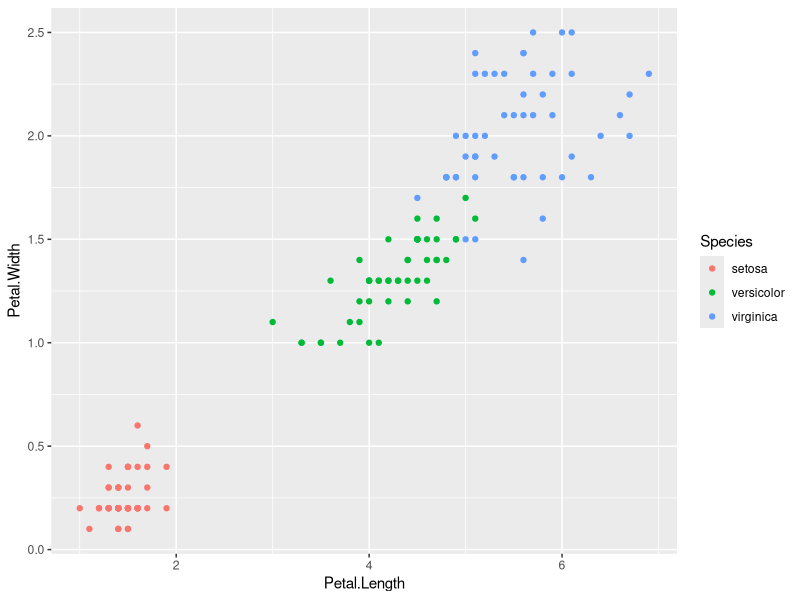
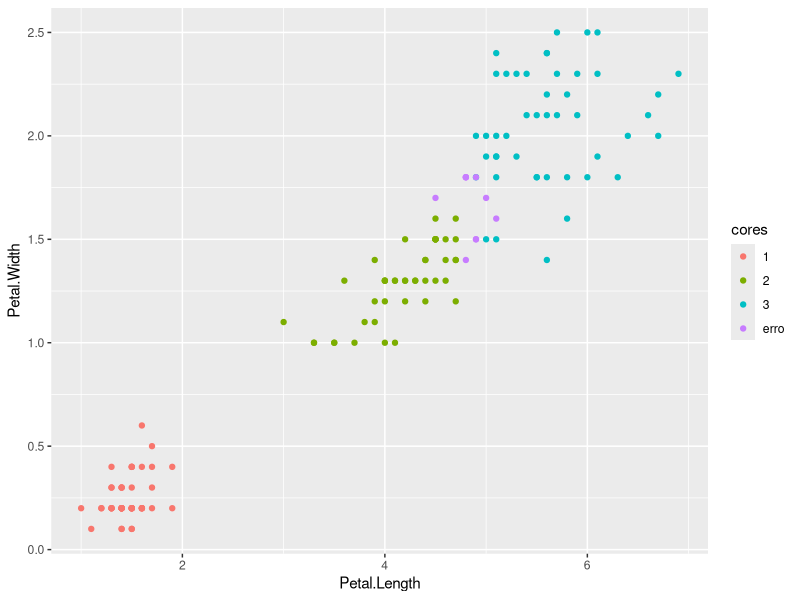
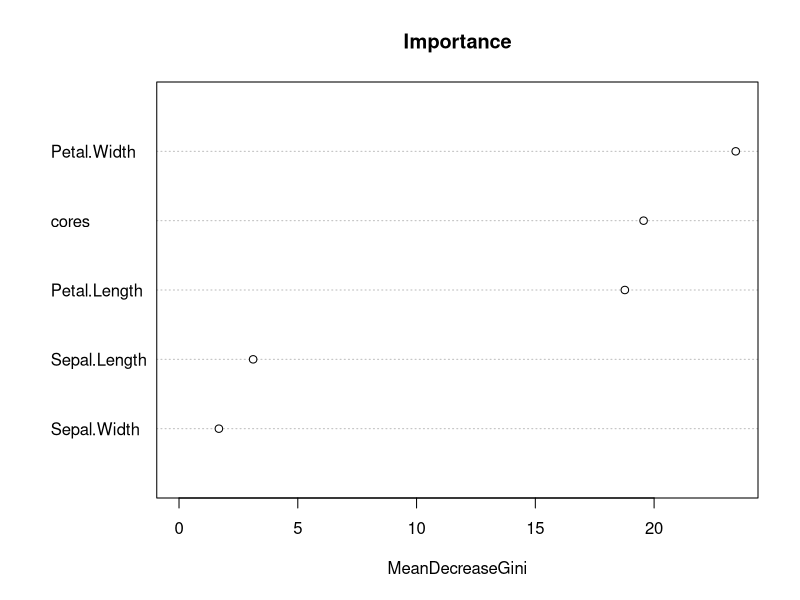

The R script that drew these images, in order:
library(datasets)

data("iris")
head(iris)
table(iris$Species)

install.packages("ggplot2")
library(ggplot2)
ggplot(iris, aes(Petal.Length, Petal.Width, col=Species))+geom_point()
#--------------------------------------------------------------------------
install.packages("randomForest")
library(randomForest)

modelo=randomForest(Species~Petal.Length, data=iris)
predict(modelo)
table(predict(modelo),iris$Species)
#ver oq acertou/errou lado a lado
cbind(predict(modelo),iris$Species)
#acertos
diag(table(predict(modelo),iris$Species))
#quant de acertos
sum(diag(table(predict(modelo),iris$Species)))
#porcentagem de acertos total
sum(diag(table(predict(modelo),iris$Species)))/sum(table(predict(modelo),iris$Species))
sum(diag(table(predict(modelo),iris$Species)))/length(iris$Species)
#% por especie
diag(table(predict(modelo),iris$Species))/table(iris$Species)

cores=ifelse(iris$Species==predict(modelo),iris$Species,'erro')
iris$cores=cores
ggplot(iris, aes(Petal.Length, Petal.Width, col=cores))+geom_point()
#--------------------------------------------------------------------------
#usando tds
data("iris")
head(iris)

m=randomForest(Species~Sepal.Length+Sepal.Width+Petal.Length+Petal.Width, data=iris)
#pega todos
m=randomForest(Species~., data=iris)
table(iris$Species,predict(m))
sum(diag(table(predict(m),iris$Species)))/length(iris$Species)
#--------------------------------------------------------------------------
#divide a data, pra ficar um parte pra treino(construir) e o resto testar
set.seed(222)
split=sample(2,nrow(iris), replace=T, prob=c(0.7,0.3))
split
train<-iris[split==1,]
test<-iris[split==2,]

m=randomForest(Species~., data=train)
sum(diag(table(predict(m, newdata=test), test$Species)))/length(test$Species)

importance(m)
varImpPlot(m, sort=T, main="Importance")